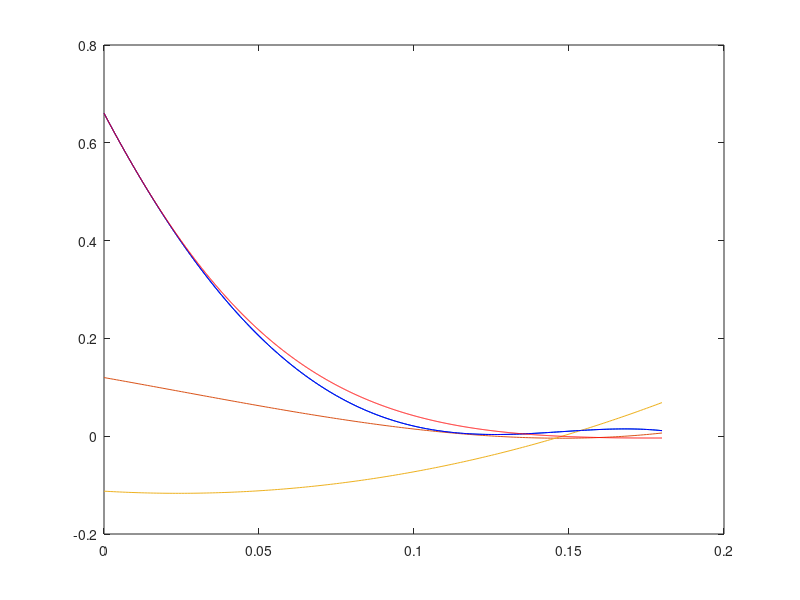

This figure's MATLAB source:
clear all;

degToRad = 2 * pi / 360;
% a = -3.84e05 * degToRad;
% b = 7.012e04 * degToRad;
% c = -1035 * degToRad;
% d = -590.2 * degToRad;
% e = 37.34 * degToRad;

a = -3.64e04 * degToRad;
b = 3493 * degToRad;
c = 3220 * degToRad;
d = -687.1 * degToRad;
e = 37.84 * degToRad;

inertiaRatio = 0.400580495539649;

ks = -0.036103383760814e02;
kd = -0.405350054329964e02;
kp = 5.801067928411886e02;


% ks = -0.008242871639897e+03 * inertiaRatio;
% kd = -0.084492985125687e+03 * inertiaRatio;
% kp = 1.276354765284573e+03* inertiaRatio * 1;

endTime = 0.18;

times = 0 : 0.001 : endTime;
count = size(times, 2);
for i = 1 : count
    t = times(i);
    x(i) = a * t^4 + b * t^3 + c * t^2 + d * t + e;
    xdot(i) = -(4 * a * t^3 + 3 * b * t^2 + 2 * c * t + d);
    xddot(i) = -(12 * a * t^2 + 6 * b * t + 2 * c);
    
end
plot(times, x, times, xdot / 100, times, xddot / 1000);
% plot(x, xddot);
A = zeros([count, 3]);
b = zeros([count, 1]);
for i = 1 : count
        A(i, 1) = abs(xdot(i)) / xdot(i);
        A(i, 2) = xdot(i);
        A(i, 3) = x(i);
        b(i) = xddot(i);
end

params = A \ b
ks = params(1);
kd = params(2);
kp = params(3);

ks = -0.036103383760814e02;
kd = -0.405350054329964e02;
kp = 5.801067928411886e02;

timeStep = 0.0001;
newTimes = 0 : timeStep : endTime;
count = size(newTimes, 2);
recoveredXDot(1) = xdot(1);
recoveredX(1) = x(1);
for i = 2 : count
    sign = abs(recoveredXDot(i - 1)) / recoveredXDot(i - 1);
    recoveredAcc = kp * recoveredX(i - 1) + kd * recoveredXDot(i - 1) + sign * ks;
    recoveredXDot(i) = recoveredXDot(i - 1) + timeStep * recoveredAcc;
    recoveredX(i) = recoveredX(i - 1) - timeStep * recoveredXDot(i);
end
hold on;
plot(times, x, 'b');
plot(newTimes, recoveredX, 'r');


